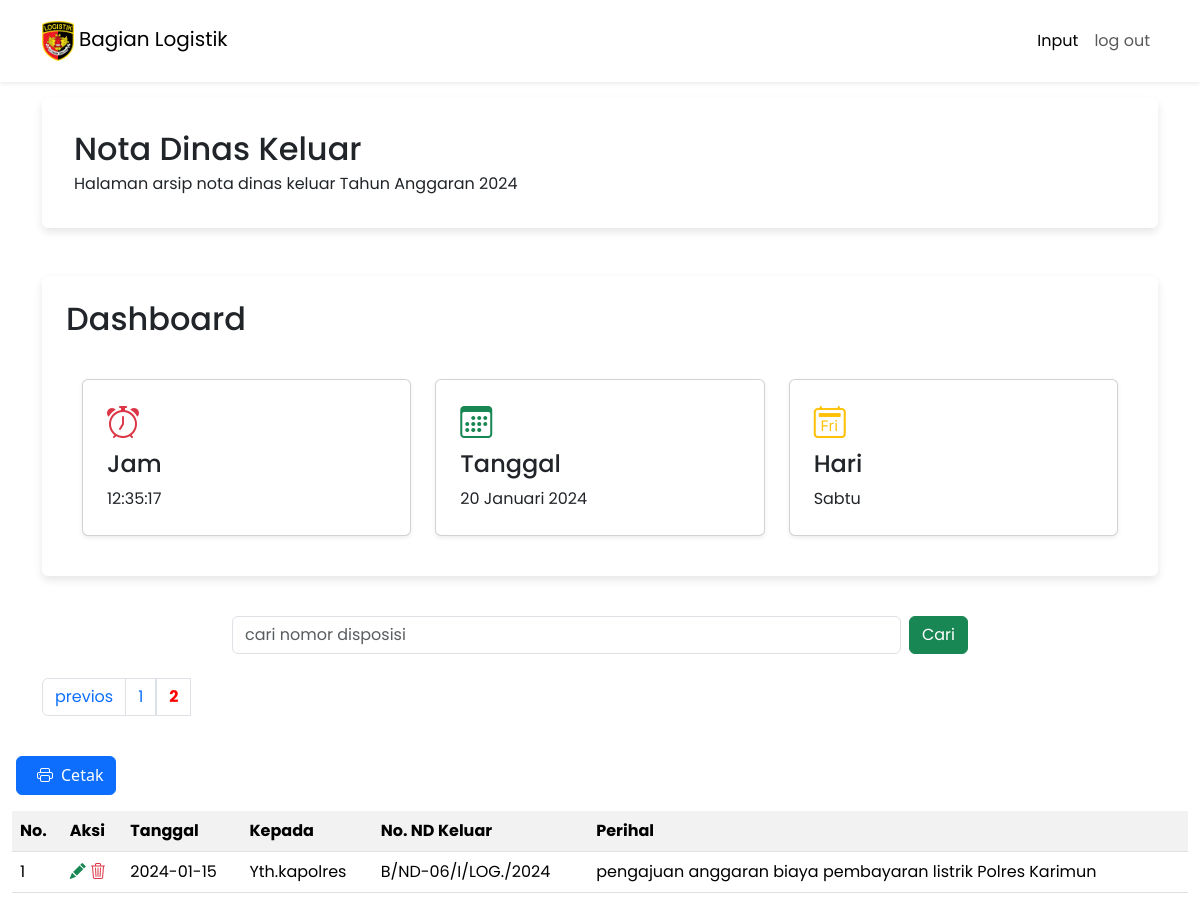
The page /index.php?halaman=2 (signed in) on the database its author committed.
### tables this page shows
CREATE TABLE `mahasiswa` (
  `id` int(11) NOT NULL,
  `kepada` varchar(100) DEFAULT NULL,
  `perihal` char(250) DEFAULT NULL,
  `no_ndkeluar` varchar(100) DEFAULT NULL,
  `tanggal` varchar(100) DEFAULT NULL
);

### functions.php (called while the page is built, shortened)
<?php
$conn = mysqli_connect("localhost", "root", "", "web_notadinas");
function query($query)
{
    global $conn;
    $result = mysqli_query($conn, $query);
    $rows = [];
    while ($row = mysqli_fetch_assoc($result)) {
        $rows[] = $row;
    }
    return $rows;
}

### index.php (the view, shortened to what this page needs)
<?php
require 'functions.php';
$jumlahDataPerhalaman = 5;
$jumlahData = count(query("SELECT * FROM mahasiswa"));
$jumlahHalaman = ceil($jumlahData / $jumlahDataPerhalaman);
$halamanAktif = (isset($_GET["halaman"])) ? $_GET["halaman"] : 1;
$awalData = ($jumlahDataPerhalaman * $halamanAktif) - $jumlahDataPerhalaman;
$mahasiswa = query("SELECT * FROM mahasiswa LIMIT $awalData, $jumlahDataPerhalaman");
?>
<!DOCTYPE html>
<html lang="en">
<head>
    <link href="https://cdn.jsdelivr.net/npm/bootstrap@5.3.2/dist/css/bootstrap.min.css" rel="stylesheet">
    <link rel="stylesheet" href="style.css">
    <link rel="stylesheet" href="https://cdn.jsdelivr.net/npm/bootstrap-icons@1.11.2/font/bootstrap-icons.min.css">
</head>
<body>
    <nav class="navbar navbar-expand-lg navbar-light shadow-sm p-3 mb-3">
        <div class="container">
            <a class="navbar-brand" href="#">
                <img src="img/logo.png" alt="Logo" height="40">
                Bagian Logistik
            </a>
            <div class="collapse navbar-collapse justify-content-end" id="navbarNav">
                <ul class="navbar-nav">
                    <li class="nav-item">
                        <a class="nav-link active" aria-current="page" href="tambah.php">Input</a>
                    </li>
                    <li class="nav-item">
                        <a class="nav-link" href="logout.php">log out</a>
                    </li>
                </ul>
            </div>
        </div>
    </nav>
    <div class="container">
        <div class="card jumbotron p-3">
            <div class="card-body">
                <div class="row">
                    <div class="col-md-8">
                        <h2 class="card-title">Nota Dinas Keluar</h2>
                        <p class="card-subtitle">Halaman arsip nota dinas keluar Tahun Anggaran 2024</p>
                    </div>
                    <div class="col-md-4">
                    </div>
                </div>
            </div>
        </div>
    </div>
    <section>
        <div class="container mt-5">
            <div class="card kartu p-2 mb-3 rounded">
                <div class="card-body">
                    <h2 class="card-title">Dashboard</h2>
                    <div class="row p-3">
                        <div class="col-md-4">
                            <div class="card p-2 shadow-sm bg-body mt-3">
                                <div class="card-body">
                                    <h2 class="text-danger"><i class="bi bi-alarm"></i></h2>
                                    <h4 class="card-title">Jam</h4>
                                    <p class="card-text" id="clock">00</p>
                                </div>
                            </div>
                        </div>
                        <div class="col-md-4">
                            <div class="card p-2 shadow-sm bg-body mt-3">
                                <div class="card-body">
                                    <h2 class="text-success"><i class="bi bi-calendar3"></i></h2>
                                    <h4 class="card-title">Tanggal</h4>
                                    <p class="card-text" id="date">00</p>
                                </div>
                            </div>
                        </div>
                        <div class="col-md-4">
                            <div class="card p-2 shadow-sm bg-body mt-3">
                                <div class="card-body">
                                    <h2 class="text-warning"><i class="bi bi-calendar2-day"></i></h2>
                                    <h4 class="card-title">Hari</h4>
                                    <p class="card-text" id="day">00</p>
                                </div>
                            </div>
                        </div>
                    </div>
                </div>
            </div>
        </div>
    </section>
    <br>
    <div class="container">
        <div class="row custom-search">
            <div class="col-md-8">
                <form action="" method="post" class="d-flex">
                    <input type="text" class="form form-control me-2" name="keyword" size="50" autofocus placeholder="cari nomor disposisi" autocomplete="off">
                    <button class="btn btn-success" type="submit" name="cari">Cari</button>
                </form>
            </div>
        </div>
    </div>
    <br>
    <div class="container">
        <nav aria-label="Page navigation example">
            <ul class="pagination">
            <?php if ($halamanAktif > 1) : ?>
                <li class="page-item"><a class="page-link" href="?halaman=<?= $halamanAktif - 1; ?>">previos</a></li>
            <?php endif; ?>
            <?php for ($i = 1; $i <= $jumlahHalaman; $i++) : ?>
                <?php if ($i == $halamanAktif) : ?>
                    <li class="page-itemm"><a class="page-link" href="?halaman=<?= $i; ?>" style="font-weight: bold; color:red;"><?= $i; ?></a></li>
                <?php else : ?>
                    <li class="page-item">
                        <a class="page-link" href="?halaman=<?= $i; ?>"><?= $i; ?></a>
                    </li>
                <?php endif; ?>
            <?php endfor; ?>
            </ul>
        </nav>
    </div>
    <br>
    <a href="cetak.php" class="btn btn-primary mb-2 mx-3"><i class="bi bi-printer mx-2"></i>Cetak</a>
    <div class="container-fluid">
        <div class="table-responsive">
            <table class="table table-striped mb-5 mt-2">
                <tr>
                    <th>No.</th>
                    <th>Aksi</th>
                    <th>Tanggal</th>
                    <th>Kepada</th>
                    <th>No. ND Keluar</th>
                    <th>Perihal</th>
                </tr>
                <?php $i = 1; ?>
                <?php foreach ($mahasiswa as $row) : ?>
                    <tr>
                        <td><?= $i; ?></td>
                        <td>
                            <a class="text-decoration-none text-success" href="ubah.php?id=<?= $row["id"]; ?>"><i class="bi bi-pencil-fill"></i></a>
                            <a class="text-decoration-none text-danger" href="hapus.php?id=<?= $row["id"];  ?>" onclick="return confirm('Yakin?');"><i class="bi bi-trash3"></i></a>
                        </td>
                        <td><?= $row['tanggal']; ?></td>
                        <td><?= $row["kepada"]; ?></td>
                        <td><?= $row["no_ndkeluar"]; ?></td>
                        <td><?= $row["perihal"]; ?></td>
                    </tr>
                    <?php $i++; ?>
                <?php endforeach; ?>
            </table>
        </div>
    </div>
</body>
</html>

### style.css (style rules this page uses)
* { font-family: 'Poppins', sans-serif; }
.custom-search { display: flex; justify-content: center; align-items: center; }
.kartu { box-shadow: 0 4px 8px rgba(0, 0, 0, 0.1); border: none; }

### index.php (style rules this page uses)
.jumbotron { border: none; box-shadow: 0 4px 8px rgba(0, 0, 0, 0.1); }
.kartu { box-shadow: 0 4px 8px rgba(0, 0, 0, 0.1); border: none; }

### rows shown on the page
mahasiswa: tanggal "2024-01-15", kepada "Yth.kapolres", no_ndkeluar "B/ND-06/I/LOG./2024", perihal "pengajuan anggaran biaya pembayaran listrik Polres Karimun"
